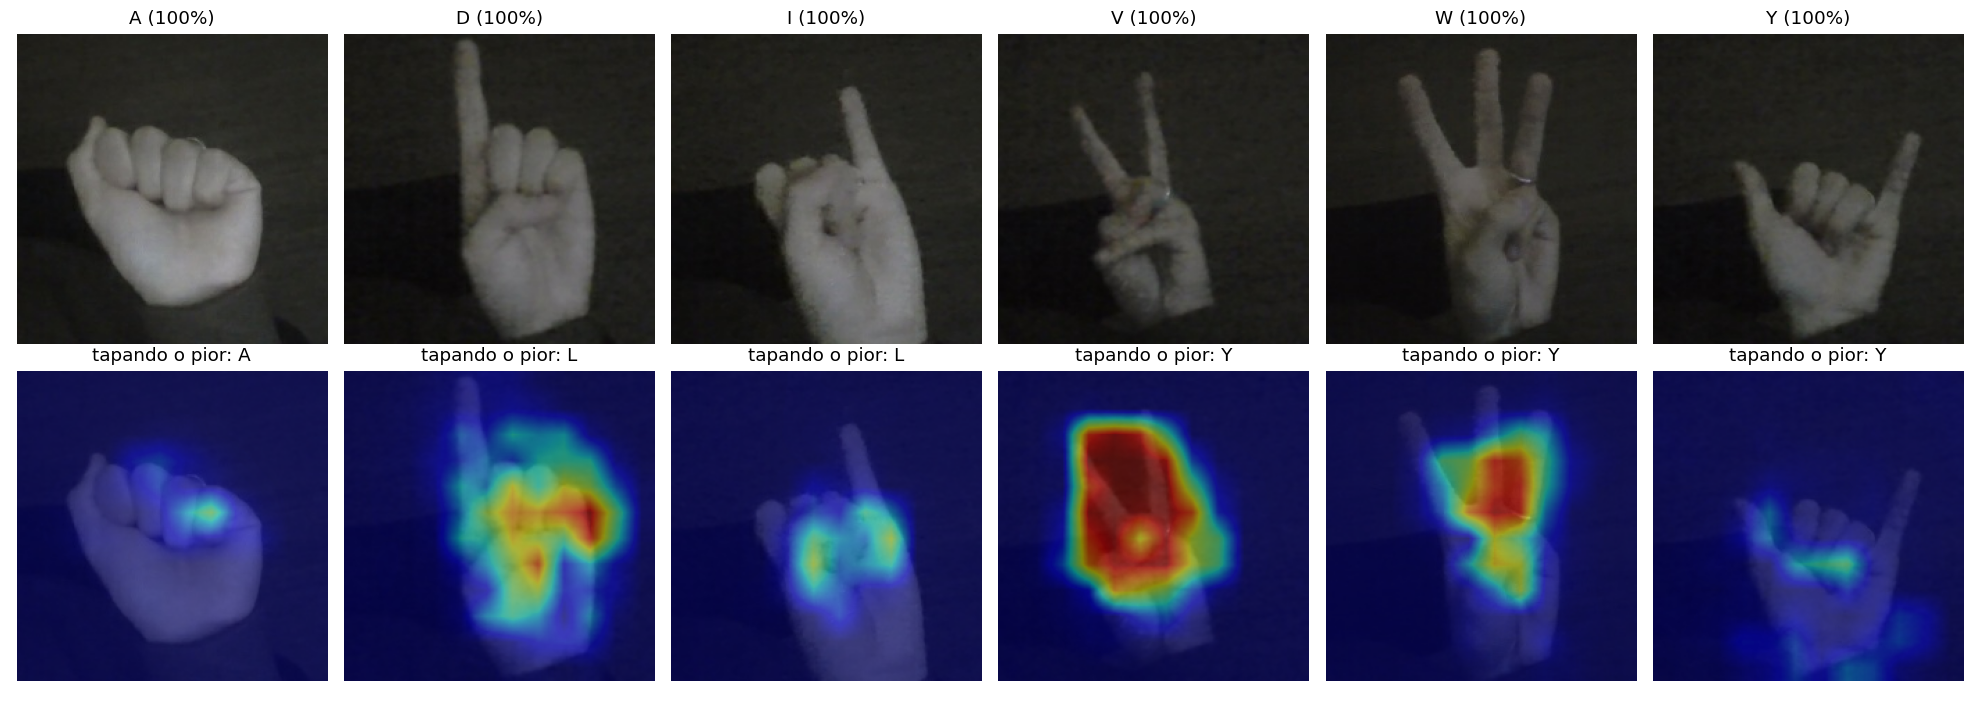

This figure's Python source:
"""
Pergunta 2 - Que partes da imagem o modelo usa para decidir?
Eduardo Sochodolak e Andrew Bertelli

Teste 1 (oclusao): passa um quadrado cinza por cima da foto e mede quanto
a confianca na classe certa cai. Onde cai mais e o que o modelo olha.
Teste 2 (espelho): espelha as fotos de validacao, simulando a outra mao.

Uso:  python oclusao.py      (gera oclusao.png nesta pasta)
"""
import os
import json
import numpy as np
import tensorflow as tf
import matplotlib
matplotlib.use("Agg")
import matplotlib.pyplot as plt

IMG_SIZE = 224
TAMPA = 48
PASSO = 16
SINAIS = ["A", "D", "I", "V", "W", "Y"]

aqui = os.path.dirname(os.path.abspath(__file__))
pasta_libras = os.path.join(aqui, "..", "libras")
modelo = tf.keras.models.load_model(os.path.join(pasta_libras, "gesture_model.keras"))
classes = json.load(open(os.path.join(pasta_libras, "class_names.json")))
pasta_dados = os.path.join(pasta_libras, "data")


def carregar(caminho):
    img = tf.image.decode_jpeg(tf.io.read_file(caminho), channels=3)
    return tf.image.resize(img, (IMG_SIZE, IMG_SIZE)).numpy()


def fotos_da_classe(classe):
    pasta = os.path.join(pasta_dados, classe)
    return [os.path.join(pasta, f) for f in sorted(os.listdir(pasta)) if f.lower().endswith(".jpg")]


def foto_mais_confiante(classe):
    fotos = fotos_da_classe(classe)[::10]
    imagens = np.stack([carregar(f) for f in fotos])
    probs = modelo.predict(imagens, verbose=0)[:, classes.index(classe)]
    return imagens[int(np.argmax(probs))]


def mapa_de_oclusao(imagem, classe):
    alvo = classes.index(classe)
    posicoes = range(0, IMG_SIZE - TAMPA + 1, PASSO)
    tampadas = []
    for y in posicoes:
        for x in posicoes:
            copia = imagem.copy()
            copia[y:y + TAMPA, x:x + TAMPA] = 127
            tampadas.append(copia)
    probs = modelo.predict(np.stack(tampadas), verbose=0)
    original = modelo.predict(imagem[None], verbose=0)[0, alvo]
    queda = (original - probs[:, alvo]).reshape(len(posicoes), len(posicoes))
    pior = int(np.argmax(original - probs[:, alvo]))
    return queda, original, classes[int(np.argmax(probs[pior]))]


figura, eixos = plt.subplots(2, len(SINAIS), figsize=(3 * len(SINAIS), 6.4))
print("Teste 1 - oclusao")
for i, classe in enumerate(SINAIS):
    imagem = foto_mais_confiante(classe)
    queda, original, virou = mapa_de_oclusao(imagem, classe)
    mapa = tf.image.resize(queda[..., None], (IMG_SIZE, IMG_SIZE)).numpy()[..., 0]
    eixos[0, i].imshow(imagem.astype("uint8"))
    eixos[0, i].set_title(f"{classe} ({original:.0%})")
    eixos[1, i].imshow(imagem.astype("uint8"))
    eixos[1, i].imshow(np.clip(mapa, 0, 1), cmap="jet", alpha=0.5, vmin=0, vmax=1)
    eixos[1, i].set_title(f"tapando o pior: {virou}")
    print(f"  {classe}: confianca {original:.0%}, queda maxima {queda.max():.0%}, vira '{virou}'")
for eixo in eixos.ravel():
    eixo.axis("off")
plt.tight_layout()
plt.savefig(os.path.join(aqui, "oclusao.png"), dpi=110)

print("\nTeste 2 - espelho (simula a outra mao)")
acertos_normal, acertos_espelho, total = 0, 0, 0
for classe in classes:
    fotos = fotos_da_classe(classe)
    validacao = np.stack([carregar(f) for f in fotos[int(len(fotos) * 0.8):]])
    alvo = classes.index(classe)
    acertos_normal += (np.argmax(modelo.predict(validacao, verbose=0), axis=1) == alvo).sum()
    acertos_espelho += (np.argmax(modelo.predict(validacao[:, :, ::-1], verbose=0), axis=1) == alvo).sum()
    total += len(validacao)
print(f"  normal:    {acertos_normal / total:.1%}")
print(f"  espelhada: {acertos_espelho / total:.1%}")
print("\nFigura salva em oclusao.png")
